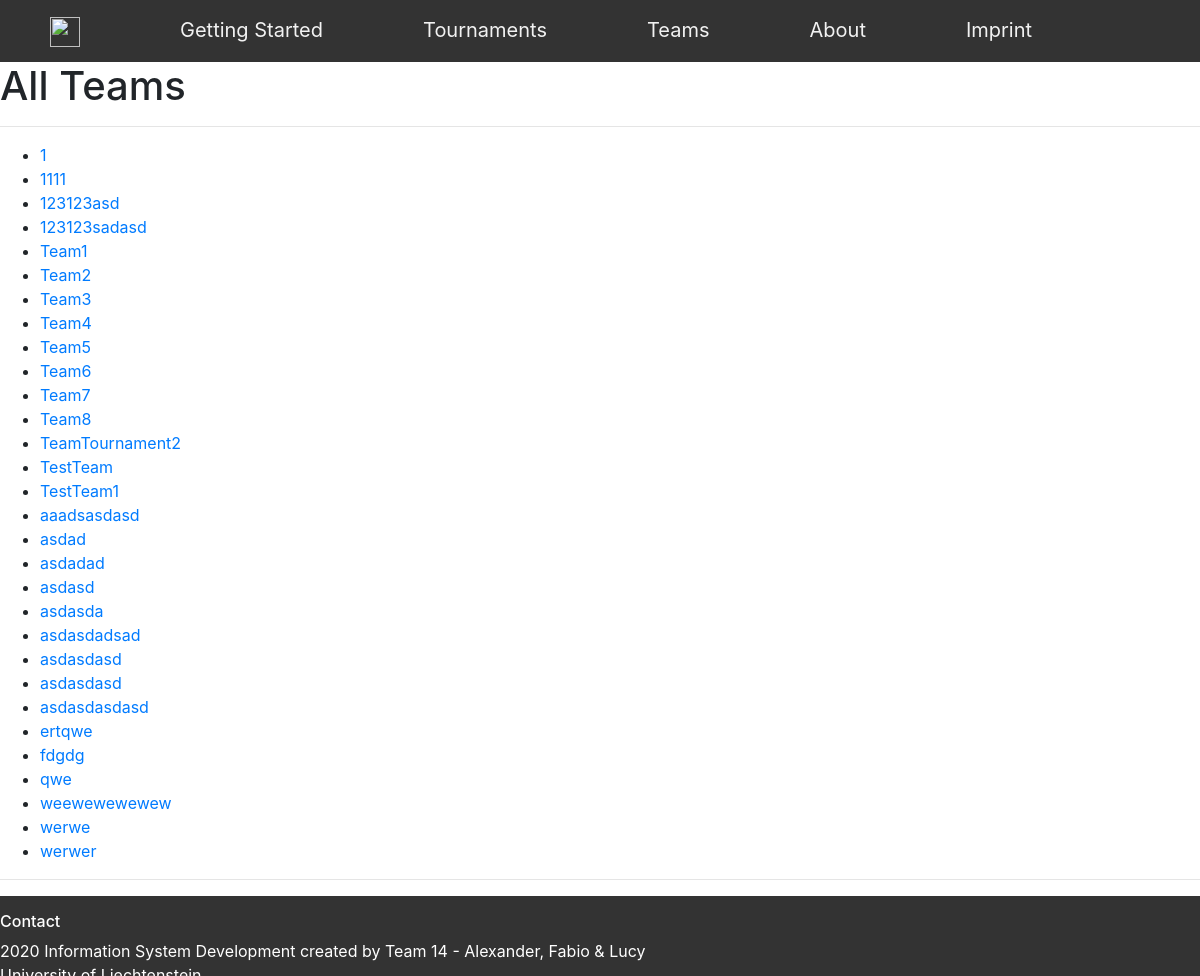
Before: /Team/ with the older database file.
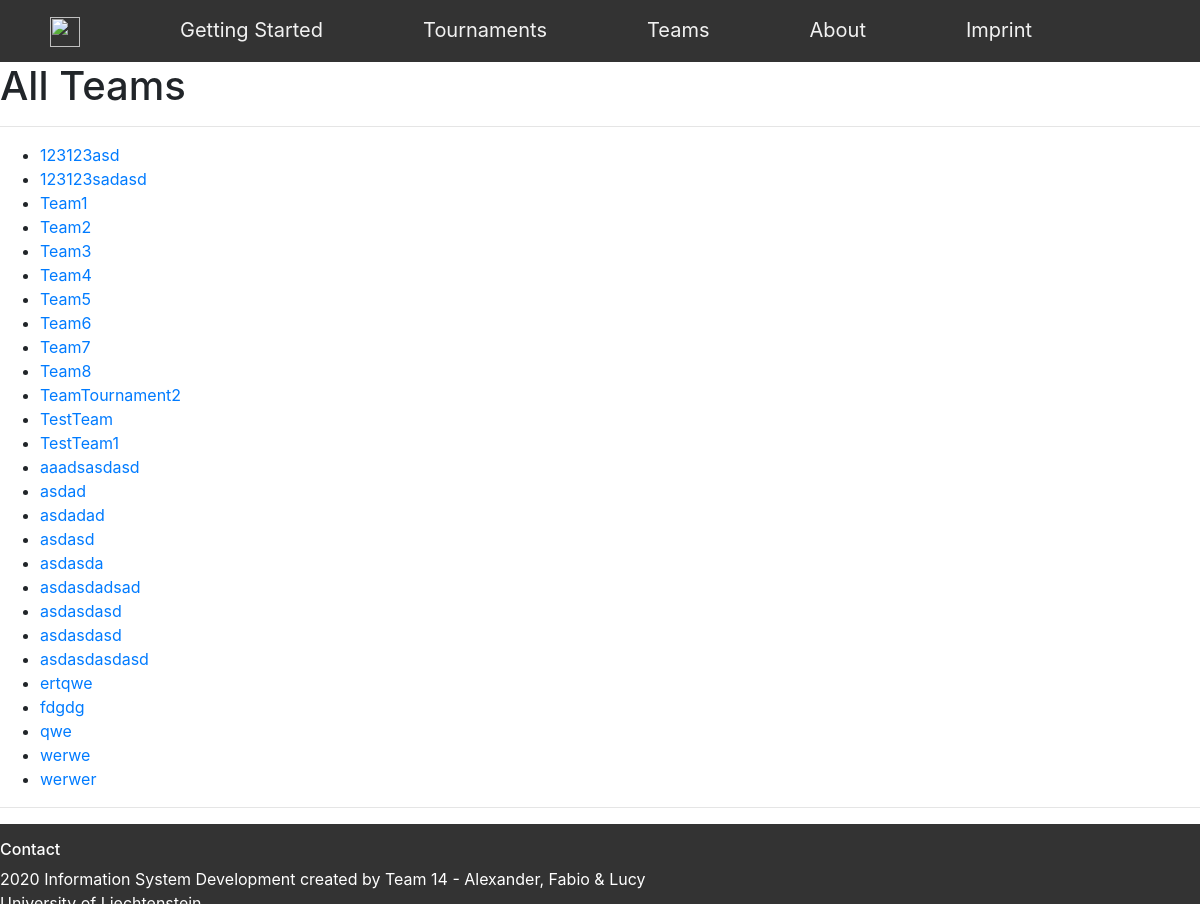
After: the same page with the newer database file.
### Team/models.py (models this page shows, shortened)
class Team(models.Model):
    TeamName = models.CharField(max_length=120)
    NrOfPlayer = models.DecimalField(default=6, decimal_places=0, max_digits=2, validators=[MinValueValidator(5), MaxValueValidator(30)])
    Manager = models.CharField(max_length=120, default="")
    Captain = models.CharField(max_length=120, default="")
    Tournament = models.ForeignKey(Tournament, blank=True, null=True, on_delete=models.CASCADE)

### Team/views.py (the view)
# urls.py: path('', (views.TeamAllView.as_view()), name='Overview'),
class TeamAllView(generic.ListView):
    template_name = 'Team/TeamOverview.html'
    def get_queryset(self):
        return Team.objects.all().order_by('TeamName')

### templates/Team/TeamOverview.html
{% extends 'Base/base_3_content.html' %}
{% load static %}
{% block mainContent %}
    <h1>All Teams</h1>
{% endblock %}
{% block mainContent2 %}
{% if team_list %}
    <ul>
    {% for team in team_list %}
    <li><a href="{% url 'Team:Details' team.id %}">{{ team.TeamName }}</a></li>
    {% endfor %}
    </ul>
{% else %}
    <p>No Teams created yet.</p>
{% endif %}
{% endblock %}
{% block mainContent3 %}
    <a href="{% url 'Team:Create' %}" class="StandardBtn">Create a new Team</a>
{% endblock %}

Changed rows visible on the page:
removed Team: TeamName "1"
removed Team: TeamName "1111"
removed Team: TeamName "weewewewewew"
